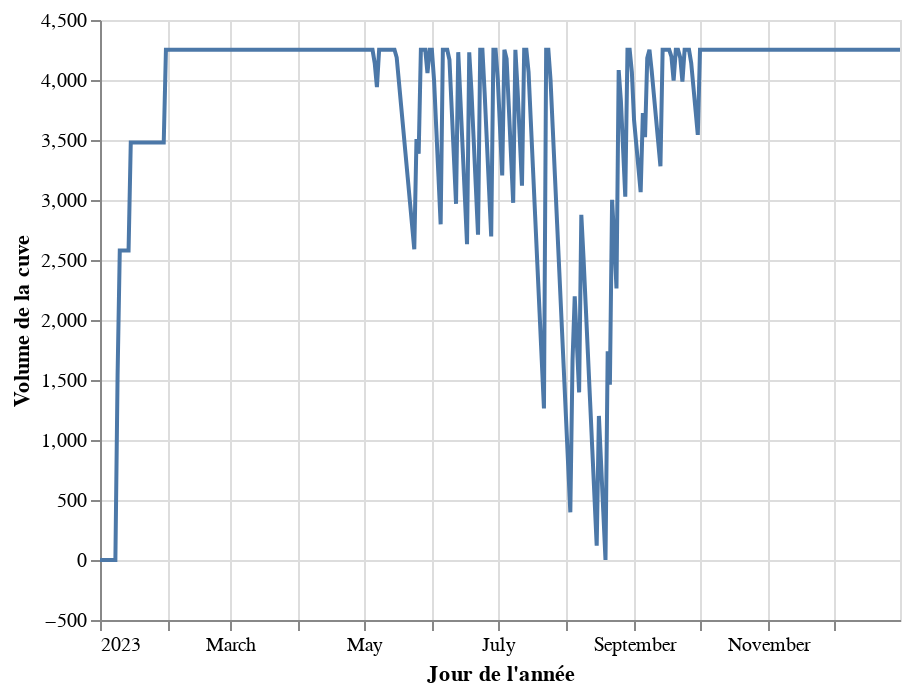

The notebook cell this image was saved under:
### Code cell
### Sous-optimal

#Prenons d'abord une cuve vide
cuve = pd.DataFrame({"volume" : np.zeros(365)}, index=pd.date_range("20230101", periods=365))
#Prenons un volume limite pour la cuve
vol_temoin = 1000
# remplissage au cours de l'annee
for i in range(len(cuve.index)-1):
    cuve["volume"].iloc[i+1] = min(vol_temoin,cuve["volume"].iloc[i] + df['sum_apports'].iloc[i] - df['sum_besoins'].iloc[i])
#Le minimum atteint par la cuve donne le volume nécessaire
#volume minimal
volume_minimal = cuve["20230601":"20231031"]["volume"].min() # les dates peuvent changer. 
vol_necessaire = vol_temoin-volume_minimal
#Nouvelle itération 
for i in range(len(cuve.index)-1):
    cuve["volume"].iloc[i+1] = min(vol_necessaire,cuve["volume"].iloc[i] + df['sum_apports'].iloc[i] - df['sum_besoins'].iloc[i])

#Illustration
alt.Chart(cuve.reset_index()).mark_line().encode(
    x=alt.X('index:T', title="Jour de l'année"), 
    y=alt.Y('volume', title="Volume de la cuve"), 
    tooltip=['volume', 'index']
).interactive()

### Figure 1 — Vega-Lite specification as saved in the notebook (floating-point values rounded to 4 significant figures; data arrays with more than 128 entries replaced by an {"elided": "..."} marker saying what was removed)
{"config": {"view": {"continuousWidth": 400, "continuousHeight": 300}}, "data": {"name": "data-300a95526d9d8113cbf91caff8f2f116"}, "mark": "line", "encoding": {"tooltip": [{"field": "volume", "type": "quantitative"}, {"field": "index", "type": "temporal"}], "x": {"field": "index", "title": "Jour de l'année", "type": "temporal"}, "y": {"field": "volume", "title": "Volume de la cuve", "type": "quantitative"}}, "selection": {"selector115": {"type": "interval", "bind": "scales", "encodings": ["x", "y"]}}, "$schema": "https://vega.github.io/schema/vega-lite/v4.17.0.json", "datasets": {"data-300a95526d9d8113cbf91caff8f2f116": {"elided": "365 records"}}}
